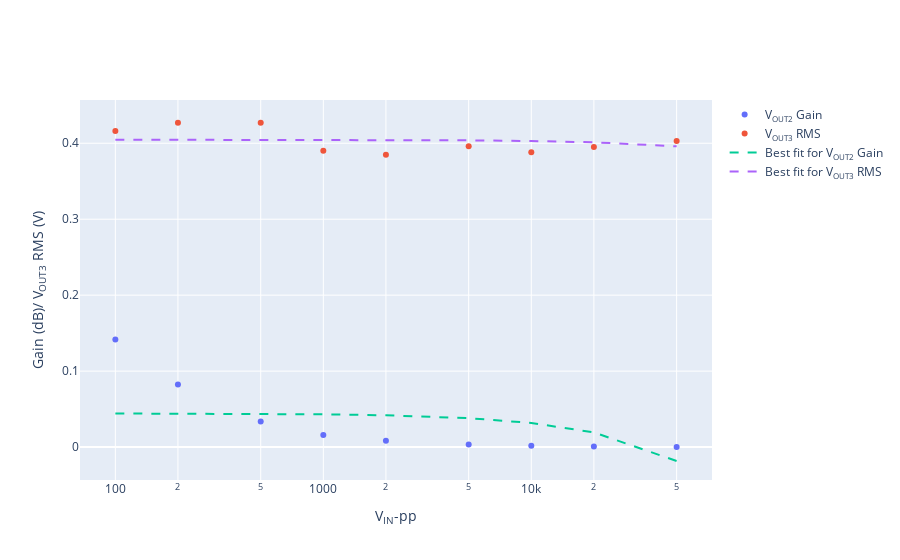

Source (notebook cell):
### Markdown cell above
### VU Meter gain characterization

### Code cell
import numpy as np 
import plotly.graph_objs as go
 
vpp_IN = np.array([100, 200, 500, 1000, 2000, 5000, 10000, 20000, 50000])  
v_OUT_01 = np.array([0.227, 0.246, 0.239, 0.203, 0.201, 0.204, 0.229, 0.214, 0.219]) 
v_OUT_02 = np.array([7.08, 8.25, 8.44, 7.97, 8.28, 8.18, 8.02, 7.57, 6.56]) 
vrms_OUT_03 = np.array([0.416, 0.427, 0.427, 0.390, 0.385, 0.396, 0.388, 0.395, 0.403]) 

gain_v_OUT_02 = (2*v_OUT_02)/vpp_IN

fig = go.Figure() 
fig.update_xaxes(type='log')
fig.add_trace(go.Scatter(x=vpp_IN, y=gain_v_OUT_02, mode='markers', name='V<sub>OUT2</sub> Gain')) 
fig.add_trace(go.Scatter(x=vpp_IN, y=vrms_OUT_03, mode='markers', name='V<sub>OUT3</sub> RMS')) 
fig.update_layout(xaxis_title='V<sub>IN</sub>-pp', yaxis_title='Gain (dB)/ V<sub>OUT3</sub> RMS (V)') 

coef = np.polyfit(vpp_IN, gain_v_OUT_02, deg=1) # deg=1 for order 1 polynomial (linear)
fit = coef[0]*vpp_IN + coef[1]
lab_temp = 25 # laboratory temperature
fig.add_trace(go.Scatter(x=vpp_IN, y=fit, mode='lines', line=dict(dash='dash'),
 name='Best fit for V<sub>OUT2</sub> Gain'))
coef = np.polyfit(vpp_IN, vrms_OUT_03, deg=1) # deg=1 for order 1 polynomial (linear)
fit = coef[0]*vpp_IN + coef[1]
lab_temp = 25 # laboratory temperature
fig.add_trace(go.Scatter(x=vpp_IN, y=fit, mode='lines', line=dict(dash='dash'),
 name='Best fit for V<sub>OUT3</sub> RMS'))

### Figure 1 — Plotly figure (JSON) as saved in the notebook; plotly's stock layout.template omitted (floating-point values rounded to 4 significant figures)
{"data": [{"mode": "markers", "name": "V<sub>OUT2</sub> Gain", "type": "scatter", "x": [100, 200, 500, 1000, 2000, 5000, 10000, 20000, 50000], "y": [0.1416, 0.0825, 0.03376, 0.01594, 0.00828, 0.003272, 0.001604, 0.000757, 0.0002624]}, {"mode": "markers", "name": "V<sub>OUT3</sub> RMS", "type": "scatter", "x": [100, 200, 500, 1000, 2000, 5000, 10000, 20000, 50000], "y": [0.416, 0.427, 0.427, 0.39, 0.385, 0.396, 0.388, 0.395, 0.403]}, {"line": {"dash": "dash"}, "mode": "lines", "name": "Best fit for V<sub>OUT2</sub> Gain", "type": "scatter", "x": [100, 200, 500, 1000, 2000, 5000, 10000, 20000, 50000], "y": [0.04424, 0.04412, 0.04374, 0.04311, 0.04186, 0.0381, 0.03183, 0.01929, -0.01832]}, {"line": {"dash": "dash"}, "mode": "lines", "name": "Best fit for V<sub>OUT3</sub> RMS", "type": "scatter", "x": [100, 200, 500, 1000, 2000, 5000, 10000, 20000, 50000], "y": [0.4047, 0.4047, 0.4046, 0.4045, 0.4044, 0.4038, 0.403, 0.4012, 0.396]}], "layout": {"xaxis": {"title": {"text": "V<sub>IN</sub>-pp"}, "type": "log"}, "yaxis": {"title": {"text": "Gain (dB)/ V<sub>OUT3</sub> RMS (V)"}}}}
